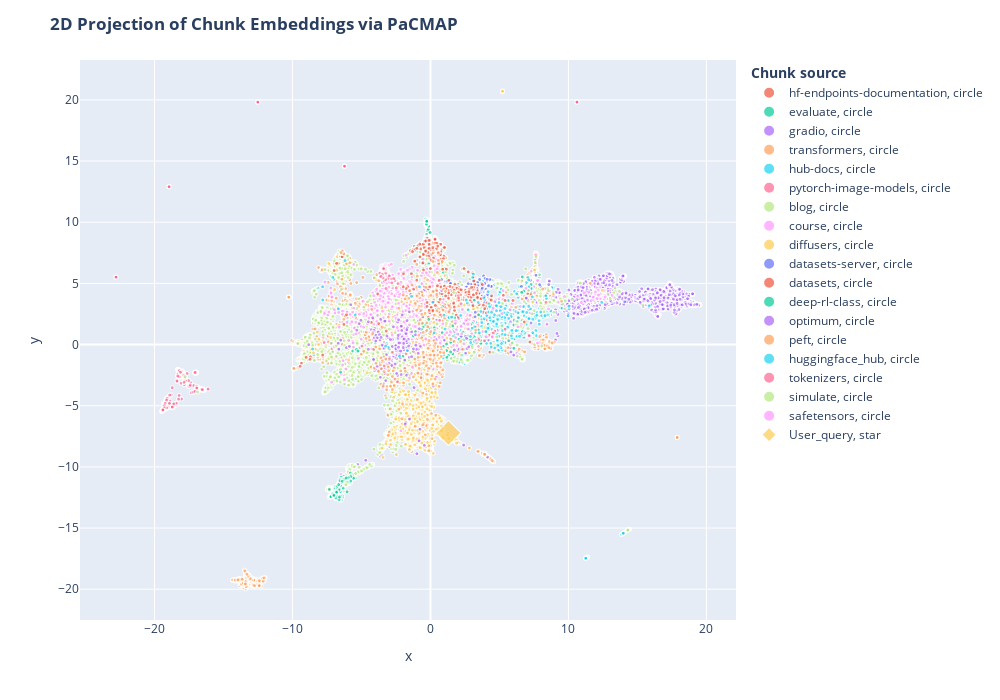

Source (notebook cell):
### Code cell
df = pd.DataFrame.from_dict(
    [
        {
            "x":documents_projected[i,0],
            "y":documents_projected[i,1],
            "source":docs_processed[i].metadata["source"].split("/")[1],
            "extract":docs_processed[i].page_content[:100] + "...",
            "symbol":"circle",
            "size_col":4,
        }
        for i in range(len(docs_processed))
    ] + 
    [
        {
            "x":documents_projected[-1,0],
            "y":documents_projected[-1,1],
            "source":"User_query",
            "extract":user_query,
            "size_col":100,
            "symbol":"star"
        }
    ]
)

# visualize the embedding
fig = px.scatter(
    df,
    x="x",
    y="y",
    color="source",
    hover_data="extract",
    size="size_col",
    symbol="symbol",
    color_discrete_map={"User query":"black"},
    width=1000,
    height=700
)
fig.update_traces(marker=dict(opacity=1,line=dict(width=0,color="DarkSlateGrey")),selector=dict(model="markers"))
fig.update_layout(
    legend_title_text="<b>Chunk source</b>",
    title="<b>2D Projection of Chunk Embeddings via PaCMAP</b>"
)
fig.show()

### Figure 1 — Plotly figure (JSON) as saved in the notebook; plotly's stock layout.template omitted (floating-point values rounded to 4 significant figures; data arrays with more than 128 entries replaced by an {"elided": "..."} marker saying what was removed)
{"data": [{"customdata": [["Create an Endpoint\n\nAfter your first login, you will be directed to the [Endpoint creation page](htt..."], ["## 5. Wait for the Endpoint to build, initialize and run which can take between 1 to 5 minutes.\n\n<im..."], ["Access and read Logs\n\nHugging Face Endpoints provides access to the logs of your Endpoints through t..."], ["Hugging Face Inference Endpoints documentation\n\n## Setup\n\n```bash\npip install hf-doc-builder==0.4.0 ..."], ["Pricing\n\n<div class=\"flex md:justify-start mb-2 text-gray-400 items-center\">\n  <a href=\"https://ui.e..."], ["| Provider | Instance Size | hourly rate | vCPUs | Memory | Architecture          |\n| -------- | ---..."], ["| Provider | Instance Size | hourly rate | GPUs | Memory | Architecture |\n| -------- | -------------..."], ["```\ninstance hourly rate * ((hours * # min replica) + (scale-up hrs * # additional replicas))\n```\n\n#..."], ["Supported Transformers & Diffusers Tasks\n\nInference Endpoints offers out-of-the-box support for Mach..."], ["```\n\n### Text Classification\n\n```json\n{\n  \"inputs\": \"This sound track was beautiful! It paints the s..."], ["```\n\n### Text Generation\n\n```json\n{\n  \"inputs\": \"This sound track was beautiful! It paints the sener..."], ["```\n\n**Binary**\n```bash\ncurl --request POST \\\n  --url https://{ENDPOINT}/ \\\n  --header 'Content-Type..."], ["```\n\n### Table Question Answering\n\n```json\n{\n  \"inputs\": {\n    \"query\": \"How many stars does the tra..."], ["Access and view Metrics\n\nHugging Face Endpoints provides access to the metrics and analytics of your..."], ["# FAQs \n\n\n\n### Q: In which regions are Inference Endpoints available?\n\nA: Inference Endpoints are cu..."], ["A: Yes, your Endpoint will always stay available/up with the number of min replicas defined in the A..."], ["### Q: What if I would like to deploy to a different instance type that is not listed?\n\nA: Please co..."], ["Help & Support \n\nWe have a variety of Inference Endpoints blog posts to help you at https://huggingf..."], ["Pause and Resume your Endpoint\n\nYou can `pause` & `resume` endpoints to save cost and configurations..."], ["After that your replicas will be set to 0 and your endpoint will be paused. You can see the status c..."], ["API Reference (Swagger)\n\n🤗 Inference Endpoints can be used through the [UI](https://ui.endpoints.hug..."], ["Use a custom Container Image\n\n\nInference Endpoints not only allows you to [customize your inference ..."], ["Autoscaling\n\nAutoscaling allows you to dynamically adjust the number of endpoint replicas running yo..."], ["Scaling to 0 replicas helps optimize cost savings by minimizing resource usage during periods of ina..."], ["Create a Private Endpoint with AWS PrivateLink\n\nSecurity and secure inference are key principles of ..."], ["After the VPC Endpoint status changes from **pending** to **available**, you should see a Endpoint U..."], ["Security & Compliance\n\n🤗 Inference Endpoints is built with security and secure inference at its core..."], ["Public and Protected Endpoints do not require any additional configuration. For Private Endpoints, y..."], ["Send Requests to Endpoints\n\nYou can send requests to Inference Endpoints using the UI leveraging the..."], ["```\n\nThe Endpoints API offers the same API definitions as the [Inference API](https://huggingface.co..."], ["```\n\n### Custom handler\n\n`@huggingface/inference` supports tasks from https://huggingface.co/tasks, ..."], ["Change Organization or Account\n\nInference Endpoints uses your [Hugging Face](https://huggingface.co/..."], ["Update your Endpoint\n\nYou can update `running` Endpoints to change some of the configurations. Howev..."], ["Advanced Setup (Instance Types, Auto Scaling, Versioning)\n\nWe have seen how fast and easy it is to d..."], ["_Default: The most recent commit._\n\n**Image**\n\nAllows you to provide a custom container image you wa..."], ["Inference Endpoints Version\n\nHugging Face Inference Endpoints comes with a default serving container..."], ["### GPU\n\n- `transformers[sklearn,sentencepiece,audio,vision]`: `4.27.2`\n- `diffusers`: `0.14.0`\n- `a..."], ["Serialization & Deserialization for Requests\n\nHugging Face Inference Endpount comes with a default s..."], ["| Content-Type           | Payload                        | \n| ---------------------- | ------------..."], ["| audio/AMR-WB+          | `{\"inputs\": bytes(body)}`                     |\n| audio/m4a              ..."], ["Below is a list of supported `accept` headers and the serialized payload is returned.\n\n\n| Accept    ..."], ["🤗 Inference Endpoints\n\n🤗 Inference Endpoints offers a secure production solution to easily deploy an..."], ["### Guides\n\n* [Access the solution (UI)](/docs/inference-endpoints/guides/access)\n* [Create your fir..."], ["Access 🤗 Inference Endpoints\n\nTo access the [Inference Endpoints web application](https://ui.endpoin..."], ["Add custom Dependencies\n\nInference Endpoints’ base image includes all required libraries to run infe..."], ["Create custom Inference Handler\n\nHugging Face Endpoints supports all of the Transformers and Sentenc..."], ["Included examples are for:\n\n* [Optimum and ONNX Runtime](https://huggingface.co/philschmid/distilber..."], ["The code can also be found in this [Notebook](https://colab.research.google.com/drive/1hANJeRa1PK1gZ..."], ["```\n# install git-lfs to interact with the repository\nsudo apt-get update\nsudo apt-get install git-l..."], ["```\n!cd distilbert-base-uncased-emotion && touch handler.py\n```\n\nIn there, you define your `Endpoint..."], ["```\n!echo \"holidays\" >> requirements.txt\n!pip install -r requirements.txt\n```\n\nNext, we have to adju..."], ["```\n\n### 4. Test EndpointHandler\n\nTo test our EndpointHandler, we can simplify import, initialize an..."], ["```\n# add all our new files\n!git add *\n# commit our files\n!git commit -m \"add custom handler\"\n# push..."]], "hovertemplate": "source=hf-endpoints-documentation<br>symbol=circle<br>x=%{x}<br>y=%{y}<br>size_col=%{marker.size}<br>extract=%{customdata[0]}<extra></extra>", "legendgroup": "hf-endpoints-documentation, circle", "marker": {"color": "#EF553B", "size": [4, 4, 4, 4, 4, 4, 4, 4, 4, 4, 4, 4, 4, 4, 4, 4, 4, 4, 4, 4, 4, 4, 4, 4, 4, 4, 4, 4, 4, 4, 4, 4, 4, 4, 4, 4, 4, 4, 4, 4, 4, 4, 4, 4, 4, 4, 4, 4, 4, 4, 4, 4, 4], "sizemode": "area", "sizeref": 0.25, "symbol": "circle"}, "mode": "markers", "name": "hf-endpoints-documentation, circle", "showlegend": true, "type": "scattergl", "x": [5.597, 5.339, 6.012, 5.447, 5.131, -2.536, -2.55, -3.053, -5.38, -4.145, -6.349, 8.825, -6.079, 5.935, 5.07, 5.241, 6.109, -5.776, 5.358, 5.575, 5.574, 2.486, -1.61, 3.744, 5.576, 5.927, 5.563, 5.827, 5.477, 5.415, 5.628, 5.68, 5.157, 4.898, 3.164, 4.309, -2.365, 5.398, 9.0, 9.268, 8.21, -5.726, 5.451, 5.429, 4.747, 4.901, -6.433, 5.279, 4.374, 4.638, 1.525, 3.5, 4.715], "xaxis": "x", "y": [0.4613, 0.1148, 0.8087, 1.156, -0.3307, -2.675, -2.67, -2.546, 1.059, 4.044, 5.756, 3.813, -0.9398, 0.7673, -0.3586, -0.07551, 1.751, -2.33, 0.07869, 0.3945, 0.1165, 0.1865, -2.987, 1.551, 0.2483, 0.8423, 0.1863, 0.7116, 0.1705, 0.2262, 0.4698, 0.7585, 0.1302, -0.515, 0.4788, -0.6241, -1.793, -0.09063, 3.736, 3.942, 3.429, -2.403, -0.02417, 0.00229, 0.1596, -0.04265, 0.04791, 0.1269, 0.713, 0.3042, 1.658, 1.454, 0.7119], "yaxis": "y"}, {"customdata": {"elided": "356x1 str values"}, "hovertemplate": "source=evaluate<br>symbol=circle<br>x=%{x}<br>y=%{y}<br>size_col=%{marker.size}<br>extract=%{customdata[0]}<extra></extra>", "legendgroup": "evaluate, circle", "marker": {"color": "#00cc96", "size": {"elided": "356 int values"}, "sizemode": "area", "sizeref": 0.25, "symbol": "circle"}, "mode": "markers", "name": "evaluate, circle", "showlegend": true, "type": "scattergl", "x": {"elided": "356 float values"}, "xaxis": "x", "y": {"elided": "356 float values"}, "yaxis": "y"}, {"customdata": {"elided": "2107x1 str values"}, "hovertemplate": "source=gradio<br>symbol=circle<br>x=%{x}<br>y=%{y}<br>size_col=%{marker.size}<br>extract=%{customdata[0]}<extra></extra>", "legendgroup": "gradio, circle", "marker": {"color": "#ab63fa", "size": {"elided": "2107 int values"}, "sizemode": "area", "sizeref": 0.25, "symbol": "circle"}, "mode": "markers", "name": "gradio, circle", "showlegend": true, "type": "scattergl", "x": {"elided": "2107 float values"}, "xaxis": "x", "y": {"elided": "2107 float values"}, "yaxis": "y"}, {"customdata": {"elided": "3894x1 str values"}, "hovertemplate": "source=transformers<br>symbol=circle<br>x=%{x}<br>y=%{y}<br>size_col=%{marker.size}<br>extract=%{customdata[0]}<extra></extra>", "legendgroup": "transformers, circle", "marker": {"color": "#FFA15A", "size": {"elided": "3894 int values"}, "sizemode": "area", "sizeref": 0.25, "symbol": "circle"}, "mode": "markers", "name": "transformers, circle", "showlegend": true, "type": "scattergl", "x": {"elided": "3894 float values"}, "xaxis": "x", "y": {"elided": "3894 float values"}, "yaxis": "y"}, {"customdata": {"elided": "831x1 str values"}, "hovertemplate": "source=hub-docs<br>symbol=circle<br>x=%{x}<br>y=%{y}<br>size_col=%{marker.size}<br>extract=%{customdata[0]}<extra></extra>", "legendgroup": "hub-docs, circle", "marker": {"color": "#19d3f3", "size": {"elided": "831 int values"}, "sizemode": "area", "sizeref": 0.25, "symbol": "circle"}, "mode": "markers", "name": "hub-docs, circle", "showlegend": true, "type": "scattergl", "x": {"elided": "831 float values"}, "xaxis": "x", "y": {"elided": "831 float values"}, "yaxis": "y"}, {"customdata": {"elided": "722x1 str values"}, "hovertemplate": "source=pytorch-image-models<br>symbol=circle<br>x=%{x}<br>y=%{y}<br>size_col=%{marker.size}<br>extract=%{customdata[0]}<extra></extra>", "legendgroup": "pytorch-image-models, circle", "marker": {"color": "#FF6692", "size": {"elided": "722 int values"}, "sizemode": "area", "sizeref": 0.25, "symbol": "circle"}, "mode": "markers", "name": "pytorch-image-models, circle", "showlegend": true, "type": "scattergl", "x": {"elided": "722 float values"}, "xaxis": "x", "y": {"elided": "722 float values"}, "yaxis": "y"}, {"customdata": {"elided": "3979x1 str values"}, "hovertemplate": "source=blog<br>symbol=circle<br>x=%{x}<br>y=%{y}<br>size_col=%{marker.size}<br>extract=%{customdata[0]}<extra></extra>", "legendgroup": "blog, circle", "marker": {"color": "#B6E880", "size": {"elided": "3979 int values"}, "sizemode": "area", "sizeref": 0.25, "symbol": "circle"}, "mode": "markers", "name": "blog, circle", "showlegend": true, "type": "scattergl", "x": {"elided": "3979 float values"}, "xaxis": "x", "y": {"elided": "3979 float values"}, "yaxis": "y"}, {"customdata": {"elided": "989x1 str values"}, "hovertemplate": "source=course<br>symbol=circle<br>x=%{x}<br>y=%{y}<br>size_col=%{marker.size}<br>extract=%{customdata[0]}<extra></extra>", "legendgroup": "course, circle", "marker": {"color": "#FF97FF", "size": {"elided": "989 int values"}, "sizemode": "area", "sizeref": 0.25, "symbol": "circle"}, "mode": "markers", "name": "course, circle", "showlegend": true, "type": "scattergl", "x": {"elided": "989 float values"}, "xaxis": "x", "y": {"elided": "989 float values"}, "yaxis": "y"}, {"customdata": {"elided": "1447x1 str values"}, "hovertemplate": "source=diffusers<br>symbol=circle<br>x=%{x}<br>y=%{y}<br>size_col=%{marker.size}<br>extract=%{customdata[0]}<extra></extra>", "legendgroup": "diffusers, circle", "marker": {"color": "#FECB52", "size": {"elided": "1447 int values"}, "sizemode": "area", "sizeref": 0.25, "symbol": "circle"}, "mode": "markers", "name": "diffusers, circle", "showlegend": true, "type": "scattergl", "x": {"elided": "1447 float values"}, "xaxis": "x", "y": {"elided": "1447 float values"}, "yaxis": "y"}, {"customdata": {"elided": "161x1 str values"}, "hovertemplate": "source=datasets-server<br>symbol=circle<br>x=%{x}<br>y=%{y}<br>size_col=%{marker.size}<br>extract=%{customdata[0]}<extra></extra>", "legendgroup": "datasets-server, circle", "marker": {"color": "#636efa", "size": {"elided": "161 int values"}, "sizemode": "area", "sizeref": 0.25, "symbol": "circle"}, "mode": "markers", "name": "datasets-server, circle", "showlegend": true, "type": "scattergl", "x": {"elided": "161 float values"}, "xaxis": "x", "y": {"elided": "161 float values"}, "yaxis": "y"}, {"customdata": {"elided": "565x1 str values"}, "hovertemplate": "source=datasets<br>symbol=circle<br>x=%{x}<br>y=%{y}<br>size_col=%{marker.size}<br>extract=%{customdata[0]}<extra></extra>", "legendgroup": "datasets, circle", "marker": {"color": "#EF553B", "size": {"elided": "565 int values"}, "sizemode": "area", "sizeref": 0.25, "symbol": "circle"}, "mode": "markers", "name": "datasets, circle", "showlegend": true, "type": "scattergl", "x": {"elided": "565 float values"}, "xaxis": "x", "y": {"elided": "565 float values"}, "yaxis": "y"}, {"customdata": {"elided": "424x1 str values"}, "hovertemplate": "source=deep-rl-class<br>symbol=circle<br>x=%{x}<br>y=%{y}<br>size_col=%{marker.size}<br>extract=%{customdata[0]}<extra></extra>", "legendgroup": "deep-rl-class, circle", "marker": {"color": "#00cc96", "size": {"elided": "424 int values"}, "sizemode": "area", "sizeref": 0.25, "symbol": "circle"}, "mode": "markers", "name": "deep-rl-class, circle", "showlegend": true, "type": "scattergl", "x": {"elided": "424 float values"}, "xaxis": "x", "y": {"elided": "424 float values"}, "yaxis": "y"}, {"customdata": {"elided": "291x1 str values"}, "hovertemplate": "source=optimum<br>symbol=circle<br>x=%{x}<br>y=%{y}<br>size_col=%{marker.size}<br>extract=%{customdata[0]}<extra></extra>", "legendgroup": "optimum, circle", "marker": {"color": "#ab63fa", "size": {"elided": "291 int values"}, "sizemode": "area", "sizeref": 0.25, "symbol": "circle"}, "mode": "markers", "name": "optimum, circle", "showlegend": true, "type": "scattergl", "x": {"elided": "291 float values"}, "xaxis": "x", "y": {"elided": "291 float values"}, "yaxis": "y"}, {"customdata": {"elided": "371x1 str values"}, "hovertemplate": "source=peft<br>symbol=circle<br>x=%{x}<br>y=%{y}<br>size_col=%{marker.size}<br>extract=%{customdata[0]}<extra></extra>", "legendgroup": "peft, circle", "marker": {"color": "#FFA15A", "size": {"elided": "371 int values"}, "sizemode": "area", "sizeref": 0.25, "symbol": "circle"}, "mode": "markers", "name": "peft, circle", "showlegend": true, "type": "scattergl", "x": {"elided": "371 float values"}, "xaxis": "x", "y": {"elided": "371 float values"}, "yaxis": "y"}, {"customdata": {"elided": "349x1 str values"}, "hovertemplate": "source=huggingface_hub<br>symbol=circle<br>x=%{x}<br>y=%{y}<br>size_col=%{marker.size}<br>extract=%{customdata[0]}<extra></extra>", "legendgroup": "huggingface_hub, circle", "marker": {"color": "#19d3f3", "size": {"elided": "349 int values"}, "sizemode": "area", "sizeref": 0.25, "symbol": "circle"}, "mode": "markers", "name": "huggingface_hub, circle", "showlegend": true, "type": "scattergl", "x": {"elided": "349 float values"}, "xaxis": "x", "y": {"elided": "349 float values"}, "yaxis": "y"}, {"customdata": {"elided": "139x1 str values"}, "hovertemplate": "source=tokenizers<br>symbol=circle<br>x=%{x}<br>y=%{y}<br>size_col=%{marker.size}<br>extract=%{customdata[0]}<extra></extra>", "legendgroup": "tokenizers, circle", "marker": {"color": "#FF6692", "size": {"elided": "139 int values"}, "sizemode": "area", "sizeref": 0.25, "symbol": "circle"}, "mode": "markers", "name": "tokenizers, circle", "showlegend": true, "type": "scattergl", "x": {"elided": "139 float values"}, "xaxis": "x", "y": {"elided": "139 float values"}, "yaxis": "y"}, {"customdata": [["!--Copyright 2022 The HuggingFace Team. All rights reserved.\n\nLicensed under the Apache License, Ver..."], ["```\n\nYou can then provide the `generate_map` method as an argument to the `sm.ParallelRLEnv` class, ..."], ["How to contribute to simulate?\n[![Contributor Covenant](https://img.shields.io/badge/Contributor%20C..."], ["```\n\n3. Create a new branch to hold your development changes:\n\n\t```bash\n\tgit checkout -b a-descripti..."], ["!--Copyright 2022 The HuggingFace Team. All rights reserved.\n\nLicensed under the Apache License, Ver..."], ["!--Copyright 2022 The HuggingFace Team. All rights reserved.\n\nLicensed under the Apache License, Ver..."], ["# Simulate with Godot\n\n### Install in Godot 4\nThis integration has been developed for Godot 4.x. You..."], ["!--Copyright 2022 The HuggingFace Team. All rights reserved.\n\nLicensed under the Apache License, Ver..."], ["```\nfrom simulate import Scene\n\nscene = Scene.create_from('tests/test_assets/fixtures/Box.gltf')  # ..."], ["```\n\nAn object (as well as the Scene) is just a node in a tree provided with optional mesh (as `pyvi..."], ["```\n# Add two copy of the sphere to the scene as children of the root node (using list will add all ..."], ["```\nscene.show()\n```\n\nYou can find bridges to other rendering/simulation engines in the `integration..."], ["!--Copyright 2022 The HuggingFace Team. All rights reserved.\n\nLicensed under the Apache License, Ver..."], ["!--Copyright 2022 The HuggingFace Team. All rights reserved.\n\nLicensed under the Apache License, Ver..."], ["```\n\nor, they can be treated as individual assets, and added to the scene:\n```\nscene += sm.Asset.cre..."], ["!--Copyright 2022 The HuggingFace Team. All rights reserved.\n\nLicensed under the Apache License, Ver..."], ["<div class=\"mt-10\">\n  <div class=\"w-full flex flex-col space-y-4 md:space-y-0 md:grid md:grid-cols-2..."], ["<p class=\"text-gray-700\">More discussion and explanation of the underlying concepts and ideas behind..."], ["p align=\"center\">\n    <br>\n    <img src=\"docs/source/assets/simulate_library.png\" width=\"400\"/>\n    ..."], ["```\npip install --upgrade simulate\n```\nBefore you merge a PR, fix the style (we use `isort` + `black..."], ["```\nfrom simulate import Scene\n\nscene = Scene.create_from('tests/test_assets/fixtures/Box.gltf')  # ..."], ["```\n\nAn object (as well as the Scene) is just a node in a tree provided with optional mesh (under th..."], ["```\npython examples/basic/objects.py\n```\n<p align=\"center\">\n    <br>\n    <img src=\"https://user-imag..."], ["```\n# Add two copy of the sphere to the scene as children of the root node (using list will add all ..."], ["```\n\nEditing objects:\n- mesh of the object can be edited with all the manipulation operator provided..."], ["# Unity Integration\n\n### Install with the Unity editor\nCurrently we use Unity version `2021.3.2f1` a..."], ["```\nusing UnityEngine.Events;\nusing Simulate;\n\npublic class MyCommand : Command {\n    public string ..."], ["```\n\nThis currently only supports Box, Sphere, and Capsule colliders (the Unity/PhysX colliders).\n\nD..."], ["!--Copyright 2022 The HuggingFace Team. All rights reserved.\n\nLicensed under the Apache License, Ver..."], ["!---\nCopyright 2020 The HuggingFace Team. All rights reserved.\n\nLicensed under the Apache License, V..."], ["Security Policy\n\n## Supported Versions\n<!--\nUse this section to tell people about which versions of ..."], ["!--Copyright 2022 The HuggingFace Team. All rights reserved.\n\nLicensed under the Apache License, Ver..."], ["!--Copyright 2022 The HuggingFace Team. All rights reserved.\n\nLicensed under the Apache License, Ver..."], ["his package provides core backend functionality for the Hugging Face Simulate project: (https://gith..."], ["!--Copyright 2022 The HuggingFace Team. All rights reserved.\n\nLicensed under the Apache License, Ver..."], ["!--Copyright 2022 The HuggingFace Team. All rights reserved.\n\nLicensed under the Apache License, Ver..."], ["```\nfor i in range(60):\n    event = scene.step()\n```\nYou should see the cube falling onto the plane...."], ["```\nscene.config.return_nodes = False\nscene.config.return_frames = False\nscene.show()\n```\nFor advanc..."], ["!--Copyright 2022 The HuggingFace Team. All rights reserved.\n\nLicensed under the Apache License, Ver..."], ["!--Copyright 2022 The HuggingFace Team. All rights reserved.\n\nLicensed under the Apache License, Ver..."], ["!--Copyright 2022 The HuggingFace Team. All rights reserved.\n\nLicensed under the Apache License, Ver..."], ["Interfacing with the git-versioning and hosting on the Hugging Face hub allow to download/upload sha..."], ["# Blender Integration\n\n### Install addon in Blender\nThis integration has been developed for Blender ..."], ["Tests examples taken from the original great gltflib\n\nFind the great gltflib by Lukas Shawford here:..."], ["!--Copyright 2022 The HuggingFace Team. All rights reserved.\n\nLicensed under the Apache License, Ver..."], ["# Examples for Simulate\n\nThe examples are organized by level of complexity or application. \nCurrentl..."], ["!--Copyright 2022 The HuggingFace Team. All rights reserved.\n\nLicensed under the Apache License, Ver..."], ["!--Copyright 2022 The HuggingFace Team. All rights reserved.\n\nLicensed under the Apache License, Ver..."], ["```\n\nWe can now start an X server:\n\n```\nsudo Xorg :0\n```\n\nRun the following to confirm that offscree..."], ["!--Copyright 2022 The HuggingFace Team. All rights reserved.\n\nLicensed under the Apache License, Ver..."], ["!--Copyright 2022 The HuggingFace Team. All rights reserved.\n\nLicensed under the Apache License, Ver..."], ["!--Copyright 2022 The HuggingFace Team. All rights reserved.\n\nLicensed under the Apache License, Ver..."], ["Reward function:\n- A dense reward based on improvement in best euclidean distance to the object\n- A ..."], ["Objective: Navigate to an object in a 3D maze, when the object is collected the environment resets.\n..."], ["Parallel: 16 independent instances of the same environment configuration.\n\n\n## Reward functions base..."], ["!--Copyright 2022 The HuggingFace Team. All rights reserved.\n\nLicensed under the Apache License, Ver..."], ["!--Copyright 2022 The HuggingFace Team. All rights reserved.\n\nLicensed under the Apache License, Ver..."]], "hovertemplate": "source=simulate<br>symbol=circle<br>x=%{x}<br>y=%{y}<br>size_col=%{marker.size}<br>extract=%{customdata[0]}<extra></extra>", "legendgroup": "simulate, circle", "marker": {"color": "#B6E880", "size": [4, 4, 4, 4, 4, 4, 4, 4, 4, 4, 4, 4, 4, 4, 4, 4, 4, 4, 4, 4, 4, 4, 4, 4, 4, 4, 4, 4, 4, 4, 4, 4, 4, 4, 4, 4, 4, 4, 4, 4, 4, 4, 4, 4, 4, 4, 4, 4, 4, 4, 4, 4, 4, 4, 4, 4, 4], "sizemode": "area", "sizeref": 0.25, "symbol": "circle"}, "mode": "markers", "name": "simulate, circle", "showlegend": true, "type": "scattergl", "x": [-5.277, 1.697, 5.166, 4.793, 6.672, 6.284, -5.235, -4.672, -4.465, -4.179, -4.234, -5.155, 6.615, -4.446, -4.534, 6.488, 8.512, 8.534, -5.0, -4.894, -4.496, -4.275, -4.344, -4.277, -4.533, -5.404, 10.3, -4.39, 6.732, 5.914, 6.316, 6.749, 6.317, -5.175, -6.161, -4.701, -4.609, -4.983, 7.07, 6.709, -5.276, 6.241, -4.845, 7.102, 6.523, -4.998, 6.696, -4.264, 3.023, 6.617, -5.432, -6.17, -6.131, -6.061, -6.125, 6.639, -5.164], "xaxis": "x", "y": [-10.37, 4.245, 1.509, 0.621, -1.186, -0.04362, -10.48, -9.996, -9.987, -9.813, -9.781, -10.48, -1.17, -9.833, -10.03, -0.919, 4.554, 4.405, -10.27, -10.23, -10.01, -9.888, -9.953, -9.932, -10.05, -10.57, 3.717, -9.805, -1.259, 0.1012, 1.876, -1.174, -0.9694, -10.37, -11.52, -10.07, -10.08, -10.41, 1.302, -1.253, -10.42, 1.616, -10.21, 4.448, -1.05, -10.31, -1.226, -2.545, -0.2344, -1.249, -10.54, -11.33, -11.42, -11.27, -11.47, -1.177, -10.03], "yaxis": "y"}, {"customdata": [["# How to release\n\n# Before the release\n\nSimple checklist on how to make releases for `safetensors`.\n..."], ["# Rust\n\n- `safetensors` (rust, python & node) versions don't have to be in sync but it's\n  very comm..."], ["# Python\n\n- Edit `bindings/python/setup.py` to reflect new version.\n- Edit `bindings/python/py_src/s..."], ["# Node\n\n- Edit `bindings/node/package.json` to reflect new version.\n- Edit `CHANGELOG.md`:\n    - Add..."], ["Flax API\n\n[[autodoc]] safetensors.flax.load_file\n[[autodoc]] safetensors.flax.load\n[[autodoc]] safet..."], ["Convert weights to safetensors\n\nPyTorch model weights are commonly saved and stored as `.bin` files ..."], ["Numpy API\n\n[[autodoc]] safetensors.numpy.load_file\n[[autodoc]] safetensors.numpy.load\n[[autodoc]] sa..."], ["Speed Comparison\n\n<a href=\"https://colab.research.google.com/github/huggingface/notebooks/blob/main/..."], ["```\n\n### CPU benchmark\n\n```py\n>>> start_st = datetime.datetime.now()\n>>> weights = load_file(sf_file..."], ["```\n\nThis speedup is due to the fact that this library avoids unnecessary copies by mapping the file..."], ["```\n\nThe speedup works because this library is able to skip unnecessary CPU allocations. It is unfor..."], ["# Installation\n\n```\npip install safetensors\n```\n\n\n## Usage\n\n### Numpy\n\n```python\nfrom safetensors.nu..."], ["PaddlePaddle API\n\n[[autodoc]] safetensors.paddle.load_file\n[[autodoc]] safetensors.paddle.load\n[[aut..."], ["he purpose of this directory is to showcase various attacks (and creating your own).\n\n\n# Torch Arbit..."], ["```\npython numpy_dos_create.py\npython numpy_dos_get_pwned.py\n```\n\n# Safetensors abuse attempts\n\nIn o..."], ["```\npython safetensors_abuse_attempt_1.py\npython safetensors_abuse_attempt_2.py\npython safetensors_a..."], ["p align=\"center\">\n  <picture>\n    <source media=\"(prefers-color-scheme: dark)\" srcset=\"https://huggi..."], ["Rust\n[![Crates.io](https://img.shields.io/crates/v/safetensors.svg)](https://crates.io/crates/safete..."], ["```\n\n#### From source\n\nFor the sources, you need Rust\n\n```bash\n# Install Rust\ncurl --proto '=https' ..."], ["```\n\n[Python documentation](https://huggingface.co/docs/safetensors/index)\n\n\n### Format\n\n- 8 bytes: ..."], ["Notes:\n - Duplicate keys are disallowed. Not all parsers may respect this.\n - In general the subset ..."], ["Let's take a look at alternatives and why this format is deemed interesting.\nThis is my very persona..."], ["- Safe: Can I use a file randomly downloaded and expect not to run arbitrary code ?\n- Zero-copy: Doe..."], ["### Main oppositions\n\n- Pickle: Unsafe, runs arbitrary code\n- H5: Apparently now discouraged for TF/..."], ["- Endianness: Little-endian. This can be modified later, but it feels really unnecessary at the\nmome..."], ["Metadata Parsing\n\nGiven the simplicity of the format, it's very simple and efficient to fetch and pa..."], ["## Usage\n\n### JavaScript/TypeScript[[js]]\n\nUsing [`huggingface.js`](https://huggingface.co/docs/hugg..."], ["```\n\nDepending on whether the safetensors weights are sharded into multiple files or not, the output..."], ["```\n\n### Python\n\nIn this example python script, we are parsing metadata of [gpt2](https://huggingfac..."], ["```\n\n## Example output\n\nFor instance, here are the number of params per dtype for a few models on th..."], ["model | safetensors | params\n--- | --- | ---\n[gpt2](https://huggingface.co/gpt2?show_tensors=true) |..."], ["[bigscience/bloom](https://huggingface.co/bigscience/bloom?show_tensors=true) | sharded | { 'BF16' =..."], ["Torch API\n\n[[autodoc]] safetensors.torch.load_file\n[[autodoc]] safetensors.torch.load\n[[autodoc]] sa..."], ["Tensorflow API\n\n[[autodoc]] safetensors.tensorflow.load_file\n[[autodoc]] safetensors.tensorflow.load..."], ["!-- DISABLE-FRONTMATTER-SECTIONS -->\n\n<div class=\"flex justify-center\">\n    <img class=\"block dark:h..."], ["```\n\n## Format\n\nLet's say you have safetensors file named `model.safetensors`, then `model.safetenso..."], ["* [huggingface/transformers](https://github.com/huggingface/transformers)\n* [AUTOMATIC1111/stable-di..."], ["* [brycedrennan/imaginAIry](https://github.com/brycedrennan/imaginAIry)\n* [comfyanonymous/ComfyUI](h..."], ["Torch shared tensors\n\n\n## TL;DR\n\nUsing specific functions, which should work in most cases for you.\n..."], ["```\n\n## Why are shared tensors not saved in `safetensors` ?\n\nMultiple reasons for that:\n\n- *Not all ..."], ["```\n\nNow with all those reasons being mentioned, nothing is set in stone in there.\nShared tensors do..."]], "hovertemplate": "source=safetensors<br>symbol=circle<br>x=%{x}<br>y=%{y}<br>size_col=%{marker.size}<br>extract=%{customdata[0]}<extra></extra>", "legendgroup": "safetensors, circle", "marker": {"color": "#FF97FF", "size": [4, 4, 4, 4, 4, 4, 4, 4, 4, 4, 4, 4, 4, 4, 4, 4, 4, 4, 4, 4, 4, 4, 4, 4, 4, 4, 4, 4, 4, 4, 4, 4, 4, 4, 4, 4, 4, 4, 4, 4, 4], "sizemode": "area", "sizeref": 0.25, "symbol": "circle"}, "mode": "markers", "name": "safetensors, circle", "showlegend": true, "type": "scattergl", "x": [3.296, 3.954, 4.038, 4.475, 2.793, 0.8801, 2.552, 1.927, -1.296, -1.517, -1.362, 1.969, 2.693, 2.258, 2.192, 2.404, 6.346, 2.729, 1.822, 1.816, 0.8956, 1.814, 1.404, 1.528, 0.6343, 4.547, 5.266, 2.22, 2.853, 4.677, 1.363, 6.926, 1.443, 1.718, 1.881, 5.175, -2.148, 7.546, -0.3477, 1.049, 1.188], "xaxis": "x", "y": [0.3524, 0.6613, 0.6267, 0.6083, 1.722, 0.6046, 1.95, -0.08318, -1.871, -2.73, -2.362, 0.8628, 1.664, 0.8835, 1.572, 1.729, 1.452, 1.268, 0.5705, 1.936, 1.693, 1.741, 1.127, 0.9522, 0.5743, 2.994, 4.405, 1.479, 2.378, 3.515, 0.7823, 4.59, 1.031, 1.057, 1.218, 2.531, -7.042, 4.224, 0.4637, 0.8185, 0.9714], "yaxis": "y"}, {"customdata": [["How to create a pipeline object?"]], "hovertemplate": "source=User_query<br>symbol=star<br>x=%{x}<br>y=%{y}<br>size_col=%{marker.size}<br>extract=%{customdata[0]}<extra></extra>", "legendgroup": "User_query, star", "marker": {"color": "#FECB52", "size": [100], "sizemode": "area", "sizeref": 0.25, "symbol": "diamond"}, "mode": "markers", "name": "User_query, star", "showlegend": true, "type": "scattergl", "x": [1.302], "xaxis": "x", "y": [-7.228], "yaxis": "y"}], "layout": {"height": 700, "legend": {"itemsizing": "constant", "title": {"text": "<b>Chunk source</b>"}, "tracegroupgap": 0}, "margin": {"t": 60}, "title": {"text": "<b>2D Projection of Chunk Embeddings via PaCMAP</b>"}, "width": 1000, "xaxis": {"anchor": "y", "domain": [0, 1], "title": {"text": "x"}}, "yaxis": {"anchor": "x", "domain": [0, 1], "title": {"text": "y"}}}}
